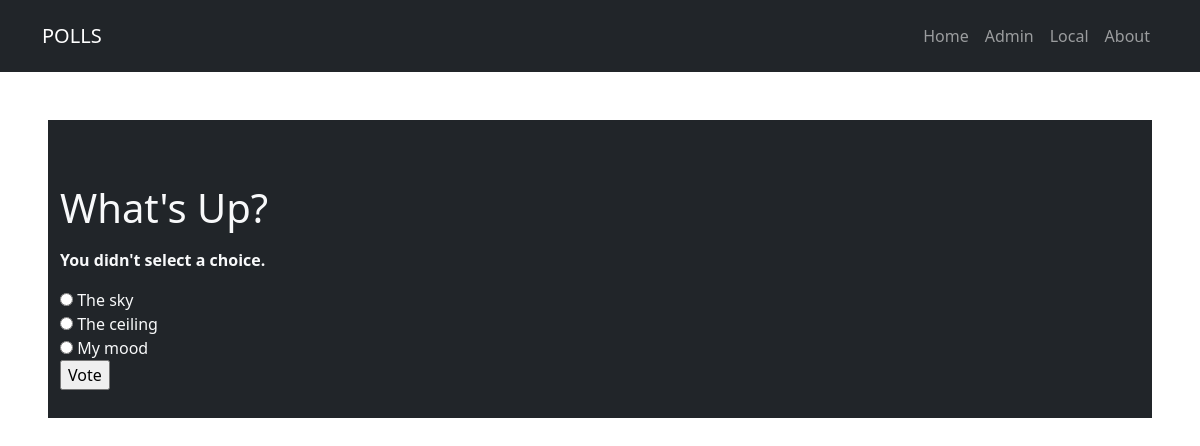
Page /polls/5/vote/ (signed in) on the committed database.
### polls/models.py (models this page shows, shortened)
class Question(models.Model):
    question_text = models.CharField(max_length=200)
    pub_date = models.DateTimeField('date published')

class Choice(models.Model):
    question = models.ForeignKey(Question, on_delete=models.CASCADE)
    choice_text = models.CharField(max_length=200)

### polls/views.py (the view)
# urls.py: path('<int:question_id>/vote/', views.vote, name='vote'),
def vote(request, question_id):
    question = get_object_or_404(Question, pk=question_id)
    try:
        selected_choice = question.choice_set.get(pk=request.POST['choice'])
    except (KeyError, Choice.DoesNotExist):
        return render(request, 'polls/detail.html', {
            'question': question,
            'error_message': "You didn't select a choice.",
        })
    else:
        response = Response(user = request.user, dayandtime = datetime.datetime.now(), choice = selected_choice)
        response.save()
        return HttpResponseRedirect(reverse('polls:results', args=(question.id,)))

### polls/templates/polls/detail.html (shortened to what this page needs)
{% extends "polls/base_template.html" %}
{% block content %}
    {% if user.is_authenticated %}
        <form action="{% url 'polls:vote' question.id %}" method="post" style="margin-bottom: 20px;">
            <fieldset>
                <legend><h1>{{ question.question_text }}</h1></legend>
                {% if error_message %}<p><strong>{{ error_message }}</strong></p>{% endif %}
                {% for choice in question.choice_set.all %}
                    <input type="radio" name="choice" id="choice{{ forloop.counter }}" value="{{ choice.id }}">
                    <label for="choice{{ forloop.counter }}">{{ choice.choice_text }}</label><br>
                {% endfor %}
            </fieldset>
            <input type="submit" value="Vote">
        </form>
    {% else %}
        <p>You are not logged in</p>
        <a href="{% url 'login' %}">Log In</a>
    {% endif %}
{% endblock %}

### rows in the picture
Question: question_text "What's Up?"
Choice: choice_text "The sky"
Choice: choice_text "The ceiling"
Choice: choice_text "My mood"

### other values in the picture
{{ error_message }} "You didn't select a choice."
